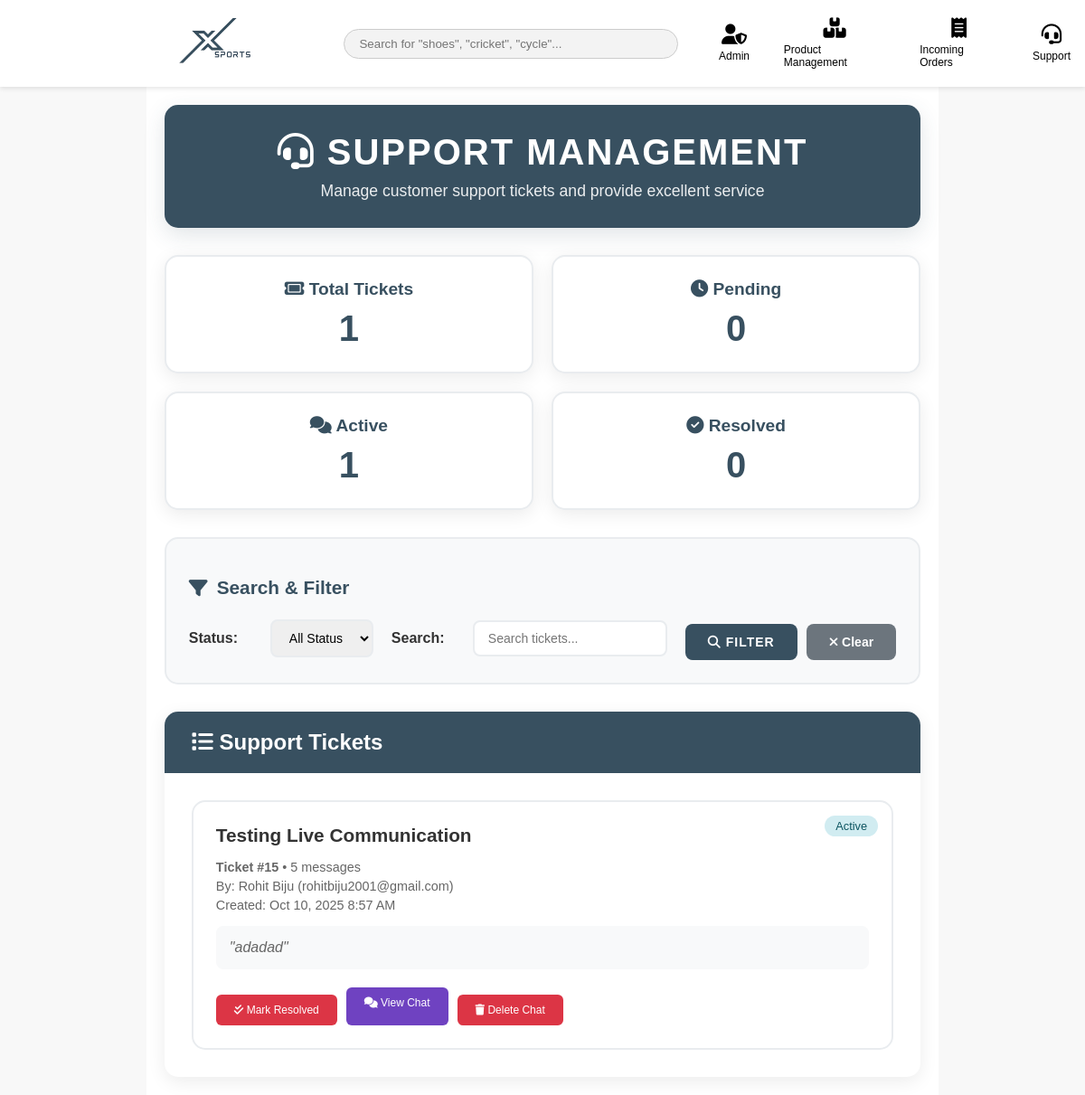
Before: /admin_support.php (signed in) with the older database file.
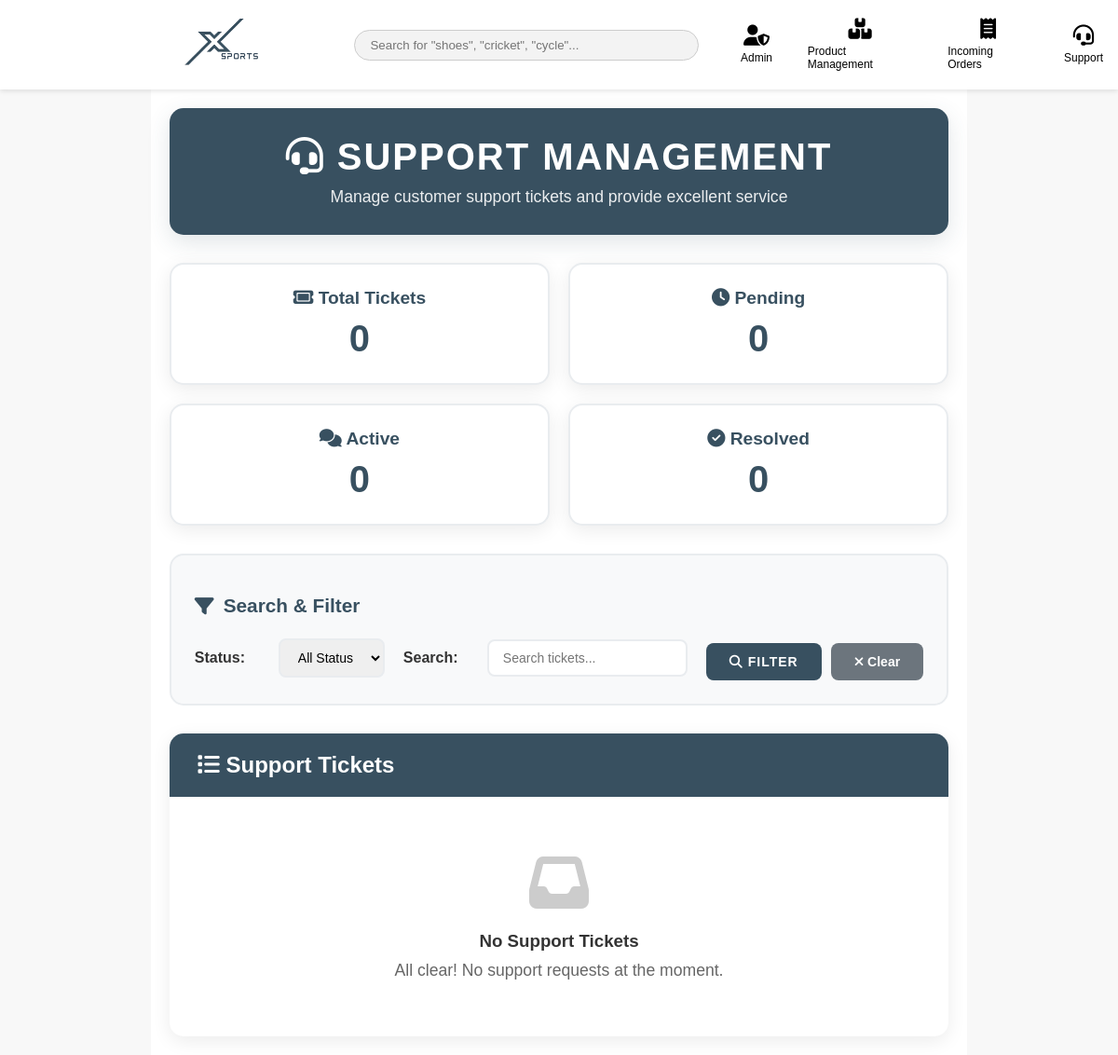
After: the same page with the newer database file.
### tables this page shows
CREATE TABLE IF NOT EXISTS `support_tickets` (
  `id` int NOT NULL AUTO_INCREMENT,
  `user_id` int NOT NULL,
  `subject` varchar(255) NOT NULL,
  `description` text NOT NULL,
  `status` enum('pending','active','resolved') DEFAULT 'pending',
  `created_at` timestamp NULL DEFAULT CURRENT_TIMESTAMP,
  `updated_at` timestamp NULL DEFAULT CURRENT_TIMESTAMP ON UPDATE CURRENT_TIMESTAMP,
  PRIMARY KEY (`id`),
  KEY `user_id` (`user_id`)
);

CREATE TABLE IF NOT EXISTS `users` (
  `id` int NOT NULL AUTO_INCREMENT,
  `email` varchar(191) NOT NULL,
  `password` varchar(255) NOT NULL,
  `name` varchar(100) NOT NULL,
  `phone` varchar(20) DEFAULT NULL,
  `created_at` timestamp NULL DEFAULT CURRENT_TIMESTAMP,
  PRIMARY KEY (`id`),
  UNIQUE KEY `email` (`email`)
);

### admin_support.php (the view, shortened to what the changed rows need)
<?php
require_once 'includes/db.php';
$stmt = $pdo->query('SELECT COUNT(*) as total FROM support_tickets');
$total_tickets = $stmt->fetch()['total'];
$stmt = $pdo->query('SELECT COUNT(*) as active FROM support_tickets WHERE status = "active"');
$active_tickets = $stmt->fetch()['active'];
$params = [];
$where_clause = '';
$query = "
    SELECT t.*, u.name as user_name, u.email as user_email,
           (SELECT COUNT(*) FROM support_messages WHERE ticket_id = t.id) as message_count,
           (SELECT message FROM support_messages WHERE ticket_id = t.id ORDER BY created_at ASC LIMIT 1) as first_message
    FROM support_tickets t
    LEFT JOIN users u ON t.user_id = u.id
    $where_clause
    ORDER BY t.created_at DESC
";
$stmt = $pdo->prepare($query);
$stmt->execute($params);
$tickets = $stmt->fetchAll();
?>
<!DOCTYPE html>
<html lang="en">
<head>
    <link rel="stylesheet" href="assets/style.css">
    <link rel="stylesheet" href="https://cdnjs.cloudflare.com/ajax/libs/font-awesome/6.5.1/css/all.min.css">
</head>
<body>
    <?php include 'includes/header.php'; ?>
    <div class="admin-container">
        <div class="admin-header" style="position: relative;">
            <h1><i class="fa-solid fa-headset"></i> Support Management</h1>
        </div>
        <div class="stats-section">
            <div class="stat-card">
                <h3><i class="fa-solid fa-ticket"></i> Total Tickets</h3>
                <p class="stat-number"><?php echo $total_tickets; ?></p>
            </div>
            <div class="stat-card">
                <h3><i class="fa-solid fa-comments"></i> Active</h3>
                <p class="stat-number"><?php echo $active_tickets; ?></p>
            </div>
        </div>
        <div class="filters-section">
            <h2><i class="fa-solid fa-filter"></i> Search & Filter</h2>
        </div>
        <div class="tickets-section">
            <div class="tickets-header">
                <h2><i class="fa-solid fa-list"></i> Support Tickets</h2>
            </div>
            <?php if (empty($tickets)): ?>
                <div class="empty-state">
                    <i class="fa-solid fa-inbox"></i>
                    <h3>No Support Tickets</h3>
                    <p>
                        <?php
                        $status_filter = isset($_GET['status']) ? $_GET['status'] : '';
                        if ($status_filter === 'active') {
                            echo 'All clear! No active support requests at the moment.';
                        } elseif ($status_filter === 'resolved') {
                            echo 'All clear! No resolved support requests at the moment.';
                        } elseif ($status_filter === 'pending') {
                            echo 'All clear! No pending support requests at the moment.';
                        } else {
                            echo 'All clear! No support requests at the moment.';
                        }
                        ?>
                    </p>
                </div>
            <?php else: ?>
                <div class="tickets-grid">
                    <?php foreach ($tickets as $ticket): ?>
                        <div class="ticket-card">
                            <div class="ticket-status status-<?php echo $ticket['status']; ?>">
                                <?php echo ucfirst($ticket['status']); ?>
                            </div>
                            <div class="ticket-title"><?php echo htmlspecialchars($ticket['subject']); ?></div>
                            <div class="ticket-meta">
                                <div><strong>Ticket #<?php echo $ticket['id']; ?></strong> • <?php echo $ticket['message_count']; ?> messages</div>
                                <div>By: <?php echo htmlspecialchars($ticket['user_name']); ?> (<?php echo htmlspecialchars($ticket['user_email']); ?>)</div>
                                <div>Created: <?php echo date('M j, Y g:i A', strtotime($ticket['created_at'])); ?></div>
                            </div>
                                                         <div class="ticket-preview">
                                 "<?php echo htmlspecialchars(substr($ticket['first_message'] ?? $ticket['description'] ?? 'No message content', 0, 100)); ?>"
                             </div>
                            <div class="ticket-actions">
                                <?php if ($ticket['status'] !== 'resolved'): ?>
                                    <form method="POST" style="display: inline;">
                                        <button type="submit" class="btn-resolve">
                                            <i class="fa-solid fa-check-double"></i> Mark Resolved
                                        </button>
                                    </form>
                                <?php endif; ?>
                                <a href="admin_ticket_chat.php?id=<?php echo $ticket['id']; ?>" class="btn-chat">
                                    <i class="fa-solid fa-comments"></i> View Chat
                                </a>
                                <form method="POST" style="display: inline;" onsubmit="return confirmDelete()">
                                    <button type="submit" class="btn-delete">
                                        <i class="fa-solid fa-trash"></i> Delete Chat
                                    </button>
                                </form>
                            </div>
                        </div>
                    <?php endforeach; ?>
                </div>
            <?php endif; ?>
        </div>
    </div>
</body>
</html>

Changed rows visible on the page:
removed support_tickets: status "Active", subject "Testing Live Communication", id "15", message_count "5", user.name "Rohit Biju", user.email "rohitbiju2001@gmail.com", created_at "Oct 10, 2025 8:57 AM", description "adadad"
Other visible differences:
$total_tickets: "1" → "0"
$active_tickets: "1" → "0"
text now shown: "No Support Tickets All clear! No support requests at the moment."
